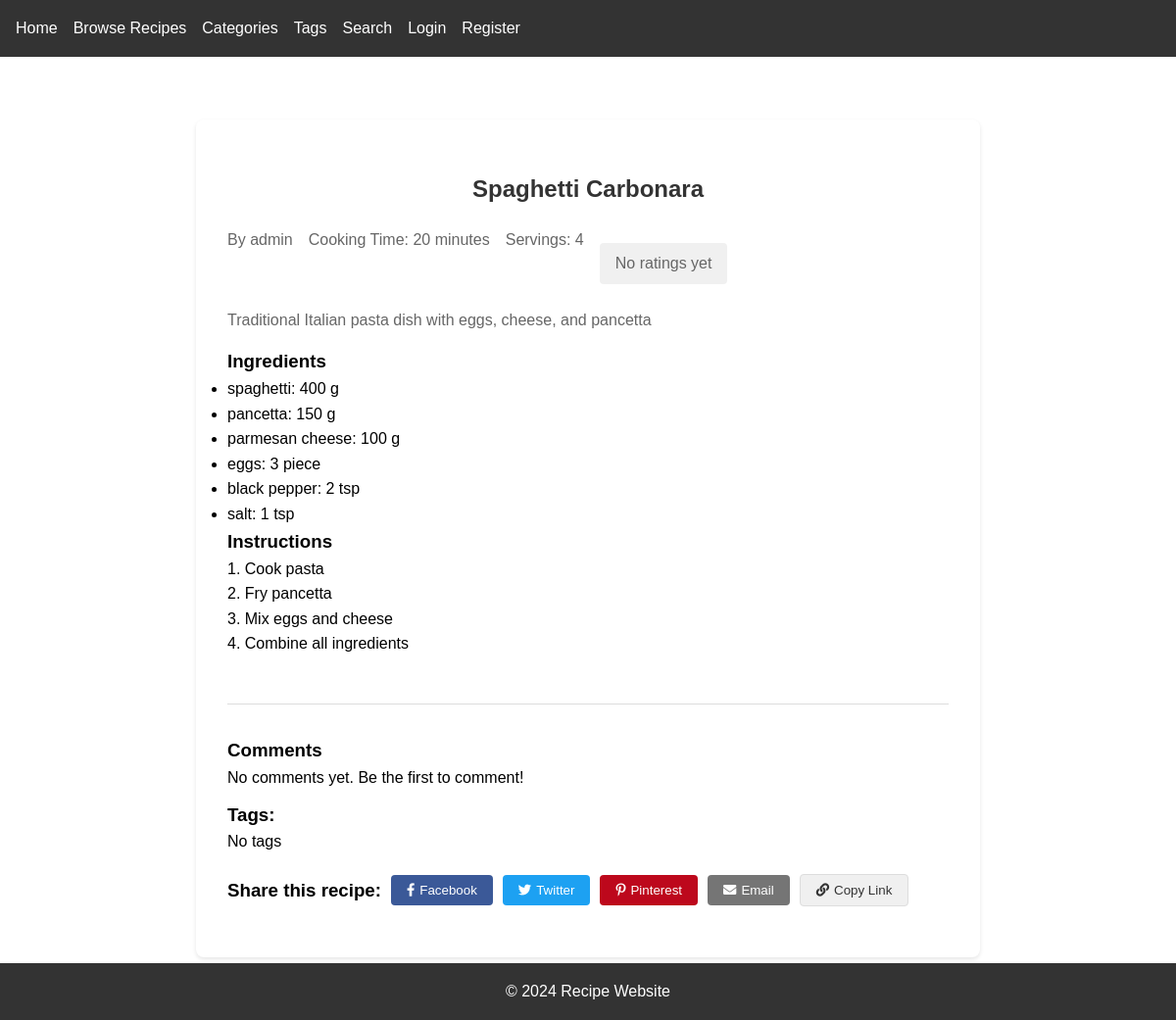
The app's page /recipe/2/ with its own data.
### recipes/models.py (models this page shows, shortened)
class Recipe(models.Model):
    title = models.CharField(max_length=200)
    description = models.TextField()
    ingredients = models.JSONField(
        help_text="Format: {'ingredient_name': {'quantity': number, 'unit': string}}"
    )
    instructions = models.TextField()
    cooking_time = models.IntegerField(help_text="Cooking time in minutes")
    servings = models.IntegerField()
    created_at = models.DateTimeField(auto_now_add=True)
    updated_at = models.DateTimeField(auto_now=True)
    author = models.ForeignKey(User, on_delete=models.CASCADE)
    image = models.ImageField(upload_to='recipe_images/', null=True, blank=True)
    category = models.ForeignKey(
        Category,
        on_delete=models.SET_NULL,
        null=True,
        blank=True,
        related_name='recipes'
    )
    class Meta:
        ordering = ['-created_at']

### recipes/views.py (the view, shortened to what this page needs)
# urls.py: path('recipe/<int:pk>/', views.recipe_detail, name='recipe_detail'),
def recipe_detail(request, pk):
    recipe = get_object_or_404(Recipe, pk=pk)
    user_rating = None
    rating_form = None
    comment_form = None
    is_favorited = False
    if request.user.is_authenticated:
        is_favorited = Favorite.objects.filter(
            user=request.user,
            recipe=recipe
        ).exists()
    if request.user.is_authenticated:
        user_rating = Rating.objects.filter(recipe=recipe, user=request.user).first()
        rating_form = RatingForm(instance=user_rating)
        comment_form = CommentForm()
    context = {
        'recipe': recipe,
        'user_rating': user_rating,
        'rating_form': rating_form,
        'comment_form': comment_form,
        'comments': recipe.comments.all(),
        'is_favorited': is_favorited
    }
    return render(request, 'recipes/recipe_detail.html', context)

### recipes/templatetags/social_share.py (called while the page is built)
@register.simple_tag(takes_context=True)
def social_share_url(context, platform, recipe):
    request = context['request']
    base_url = f"{request.scheme}://{request.get_host()}"
    recipe_url = base_url + reverse('recipes:recipe_detail', args=[recipe.pk])
    title = quote(recipe.title)
    urls = {
        'facebook': f"https://www.facebook.com/sharer/sharer.php?u={recipe_url}",
        'twitter': f"https://twitter.com/intent/tweet?text={title}&url={recipe_url}",
        'pinterest': f"https://pinterest.com/pin/create/button/?url={recipe_url}&media={base_url}{recipe.image.url if recipe.image else ''}&description={title}",
        'email': f"mailto:?subject={title}&body={recipe_url}"
    }
    return urls.get(platform, '')

### templates/recipes/recipe_detail.html (shortened to what this page needs)
{% extends 'recipes/base.html' %}
{% block content %}
    <div class="recipe-detail">
        <h2>{{ recipe.title }}</h2>
        <div class="recipe-info">
            <div class="recipe-meta">
                <p>By {{ recipe.author.username }}</p>
                <p>Cooking Time: {{ recipe.cooking_time }} minutes</p>
                <p>Servings: {{ recipe.servings }}</p>
                <div class="rating-summary">
                    {% with avg_rating=recipe.ratings.all|length %}
                        {% if avg_rating > 0 %}
                            <p>Average Rating: {{ recipe.ratings.all|stringformat:".1f" }} ({{ avg_rating }} ratings)</p>
                        {% else %}
                            <p>No ratings yet</p>
                        {% endif %}
                    {% endwith %}
                </div>
            </div>
            <div class="recipe-content">
                <p class="description">{{ recipe.description }}</p>
                <h3>Ingredients</h3>
                <ul class="ingredients-list">
                    {% for ingredient, details in recipe.ingredients.items %}
                        <li>{{ ingredient }}: {{ details.quantity }} {{ details.unit }}</li>
                    {% endfor %}
                </ul>
                <h3>Instructions</h3>
                <div class="instructions">
                    {{ recipe.instructions|linebreaks }}
                </div>
            </div>
            <div class="comments-section">
                <h3>Comments</h3>
                <div class="comments-list">
                    {% for comment in comments %}
                        <div class="comment">
                            <p class="comment-meta">
                                {{ comment.user.username }} - {{ comment.created_at|date:"F j, Y" }}
                            </p>
                            <p class="comment-text">{{ comment.text }}</p>
                        </div>
                    {% empty %}
                        <p>No comments yet. Be the first to comment!</p>
                    {% endfor %}
                </div>
            </div>
            <div class="recipe-tags">
                <h3>Tags:</h3>
                {% for tag in recipe.tags.all %}
                    <a href="{% url 'recipes:tag_detail' tag.slug %}" class="tag-badge">
                        {{ tag.name }}
                    </a>
                {% empty %}
                    <p>No tags</p>
                {% endfor %}
            </div>
            {% load social_share %}
            <div class="share-buttons">
                <h3>Share this recipe:</h3>
                {% social_share_url 'facebook' recipe as facebook_url %}
                <button class="share-button share-facebook"
                        onclick="shareRecipe('facebook', '{{ facebook_url }}')">
                    <i class="fab fa-facebook-f"></i> Facebook
                </button>
                {% social_share_url 'twitter' recipe as twitter_url %}
                <button class="share-button share-twitter"
                        onclick="shareRecipe('twitter', '{{ twitter_url }}')">
                    <i class="fab fa-twitter"></i> Twitter
                </button>
                {% social_share_url 'pinterest' recipe as pinterest_url %}
                <button class="share-button share-pinterest"
                        onclick="shareRecipe('pinterest', '{{ pinterest_url }}')">
                    <i class="fab fa-pinterest-p"></i> Pinterest
                </button>
                {% social_share_url 'email' recipe as email_url %}
                <button class="share-button share-email"
                        onclick="shareRecipe('email', '{{ email_url }}')">
                    <i class="fas fa-envelope"></i> Email
                </button>
                <div class="copy-link-container">
                    <button id="copy-link" class="share-button copy-link" onclick="copyLink()">
                        <i class="fas fa-link"></i> Copy Link
                    </button>
                </div>
            </div>
        </div>
    </div>
{% endblock %}

### static/css/style.css (style rules this page uses)
* { margin: 0; padding: 0; box-sizing: border-box; }
body { font-family: Arial, sans-serif; line-height: 1.6; }
.description { color: #666; margin-bottom: 15px; }
h1, h2 { text-align: center; color: #333; margin: 20px 0; }
.recipe-detail { max-width: 800px; margin: 2rem auto; padding: 2rem; background: white; border-radius: 8px; box-shadow: 0 2px 4px rgba(0,0,0,0.1); }
.recipe-meta { display: flex; gap: 1rem; color: #666; margin: 0.5rem 0; }
.comments-section { margin-top: 3rem; border-top: 1px solid #ddd; padding-top: 2rem; }
.rating-summary { background: #f0f0f0; padding: 0.5rem 1rem; border-radius: 4px; margin: 1rem 0; }
.recipe-tags { margin: 10px 0; }
.share-buttons { display: flex; gap: 10px; margin: 20px 0; align-items: center; }
.share-button { padding: 8px 16px; border: none; border-radius: 4px; color: white; cursor: pointer; display: flex; align-items: center; gap: 5px; transition: opacity 0.3s; }
.share-facebook { background-color: #3b5998; }
.share-twitter { background-color: #1da1f2; }
.share-pinterest { background-color: #bd081c; }
.share-email { background-color: #757575; }
.copy-link { background-color: #f0f0f0; color: #333; border: 1px solid #ddd; }

### records on screen
Recipe: title "Spaghetti Carbonara", author.username "admin", cooking_time "20", servings "4", description "Traditional Italian pasta dish with eggs, cheese, and pancetta", instructions "1. Cook pasta 2. Fry pancetta 3. Mix eggs and cheese 4. Combine all ingredients"

### other values on screen
{{ ingredient }} "spaghetti" "pancetta" "parmesan cheese" "eggs" "black pepper" "salt"
{{ details.quantity }} "400" "150" "100" "3" "2" "1"
{{ details.unit }} "g" "g" "g" "piece" "tsp" "tsp"
